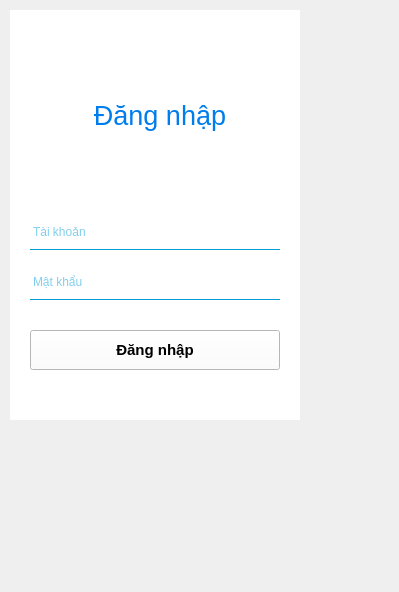
<?xml version="1.0" encoding="UTF-8"?>
<ui version="4.0">
 <class>Form</class>
 <widget class="QWidget" name="Form">
  <property name="enabled">
   <bool>true</bool>
  </property>
  <property name="geometry">
   <rect>
    <x>0</x>
    <y>0</y>
    <width>399</width>
    <height>592</height>
   </rect>
  </property>
  <property name="windowTitle">
   <string>Form</string>
  </property>
  <property name="styleSheet">
   <string notr="true">QPushButton #loginButton {
	background-color: rgba(3,158,216, 0);
	color:rgba(255, 255, 255, 200);
	border-radius:5px;
}

QPushButton #loginButton:pressed {
	padding-left: 5px;
	padding-top: 5px;
	background-color:  rgb(3,158,216);
	background-position: calc(100% - 10px)center;
}

QPushButton #loginButton {
	background-color:  rgb(3,158,216)
}</string>
  </property>
  <widget class="QWidget" name="widget" native="true">
   <property name="geometry">
    <rect>
     <x>10</x>
     <y>10</y>
     <width>290</width>
     <height>410</height>
    </rect>
   </property>
   <property name="styleSheet">
    <string notr="true">background-color:rgba(255, 255, 255, 255)

</string>
   </property>
   <widget class="QLineEdit" name="lineEdit">
    <property name="geometry">
     <rect>
      <x>20</x>
      <y>210</y>
      <width>250</width>
      <height>30</height>
     </rect>
    </property>
    <property name="styleSheet">
     <string notr="true">background-color: rgba(0, 0, 0, 0);
border: 1px solid rgba(0, 0, 0, 0);
border-bottom-color:rgb(3,158,216);
color: rgb(3,158,216);
padding-bottom: 7px;</string>
    </property>
    <property name="placeholderText">
     <string>Tài khoản</string>
    </property>
   </widget>
   <widget class="QLineEdit" name="lineEdit_2">
    <property name="geometry">
     <rect>
      <x>20</x>
      <y>260</y>
      <width>250</width>
      <height>30</height>
     </rect>
    </property>
    <property name="styleSheet">
     <string notr="true">background-color: rgba(0, 0, 0, 0);
border: 1px solid rgba(0, 0, 0, 0);
border-bottom-color:rgb(3,158,216);
color: rgb(3,158,216);
padding-bottom: 7px;</string>
    </property>
    <property name="placeholderText">
     <string>Mật khẩu</string>
    </property>
   </widget>
   <widget class="QPushButton" name="loginButton">
    <property name="enabled">
     <bool>true</bool>
    </property>
    <property name="geometry">
     <rect>
      <x>20</x>
      <y>320</y>
      <width>250</width>
      <height>40</height>
     </rect>
    </property>
    <property name="font">
     <font>
      <pointsize>11</pointsize>
      <weight>75</weight>
      <bold>true</bold>
     </font>
    </property>
    <property name="styleSheet">
     <string notr="true"/>
    </property>
    <property name="text">
     <string>Đăng nhập</string>
    </property>
   </widget>
   <widget class="QLabel" name="label">
    <property name="geometry">
     <rect>
      <x>60</x>
      <y>30</y>
      <width>180</width>
      <height>150</height>
     </rect>
    </property>
    <property name="font">
     <font>
      <pointsize>20</pointsize>
     </font>
    </property>
    <property name="styleSheet">
     <string notr="true">color:rgba(0, 125, 236, 255)</string>
    </property>
    <property name="text">
     <string>Đăng nhập</string>
    </property>
    <property name="alignment">
     <set>Qt::AlignCenter</set>
    </property>
   </widget>
  </widget>
 </widget>
 <resources>
  <include location="../asserts/login_cover.qrc"/>
 </resources>
 <connections/>
</ui>
